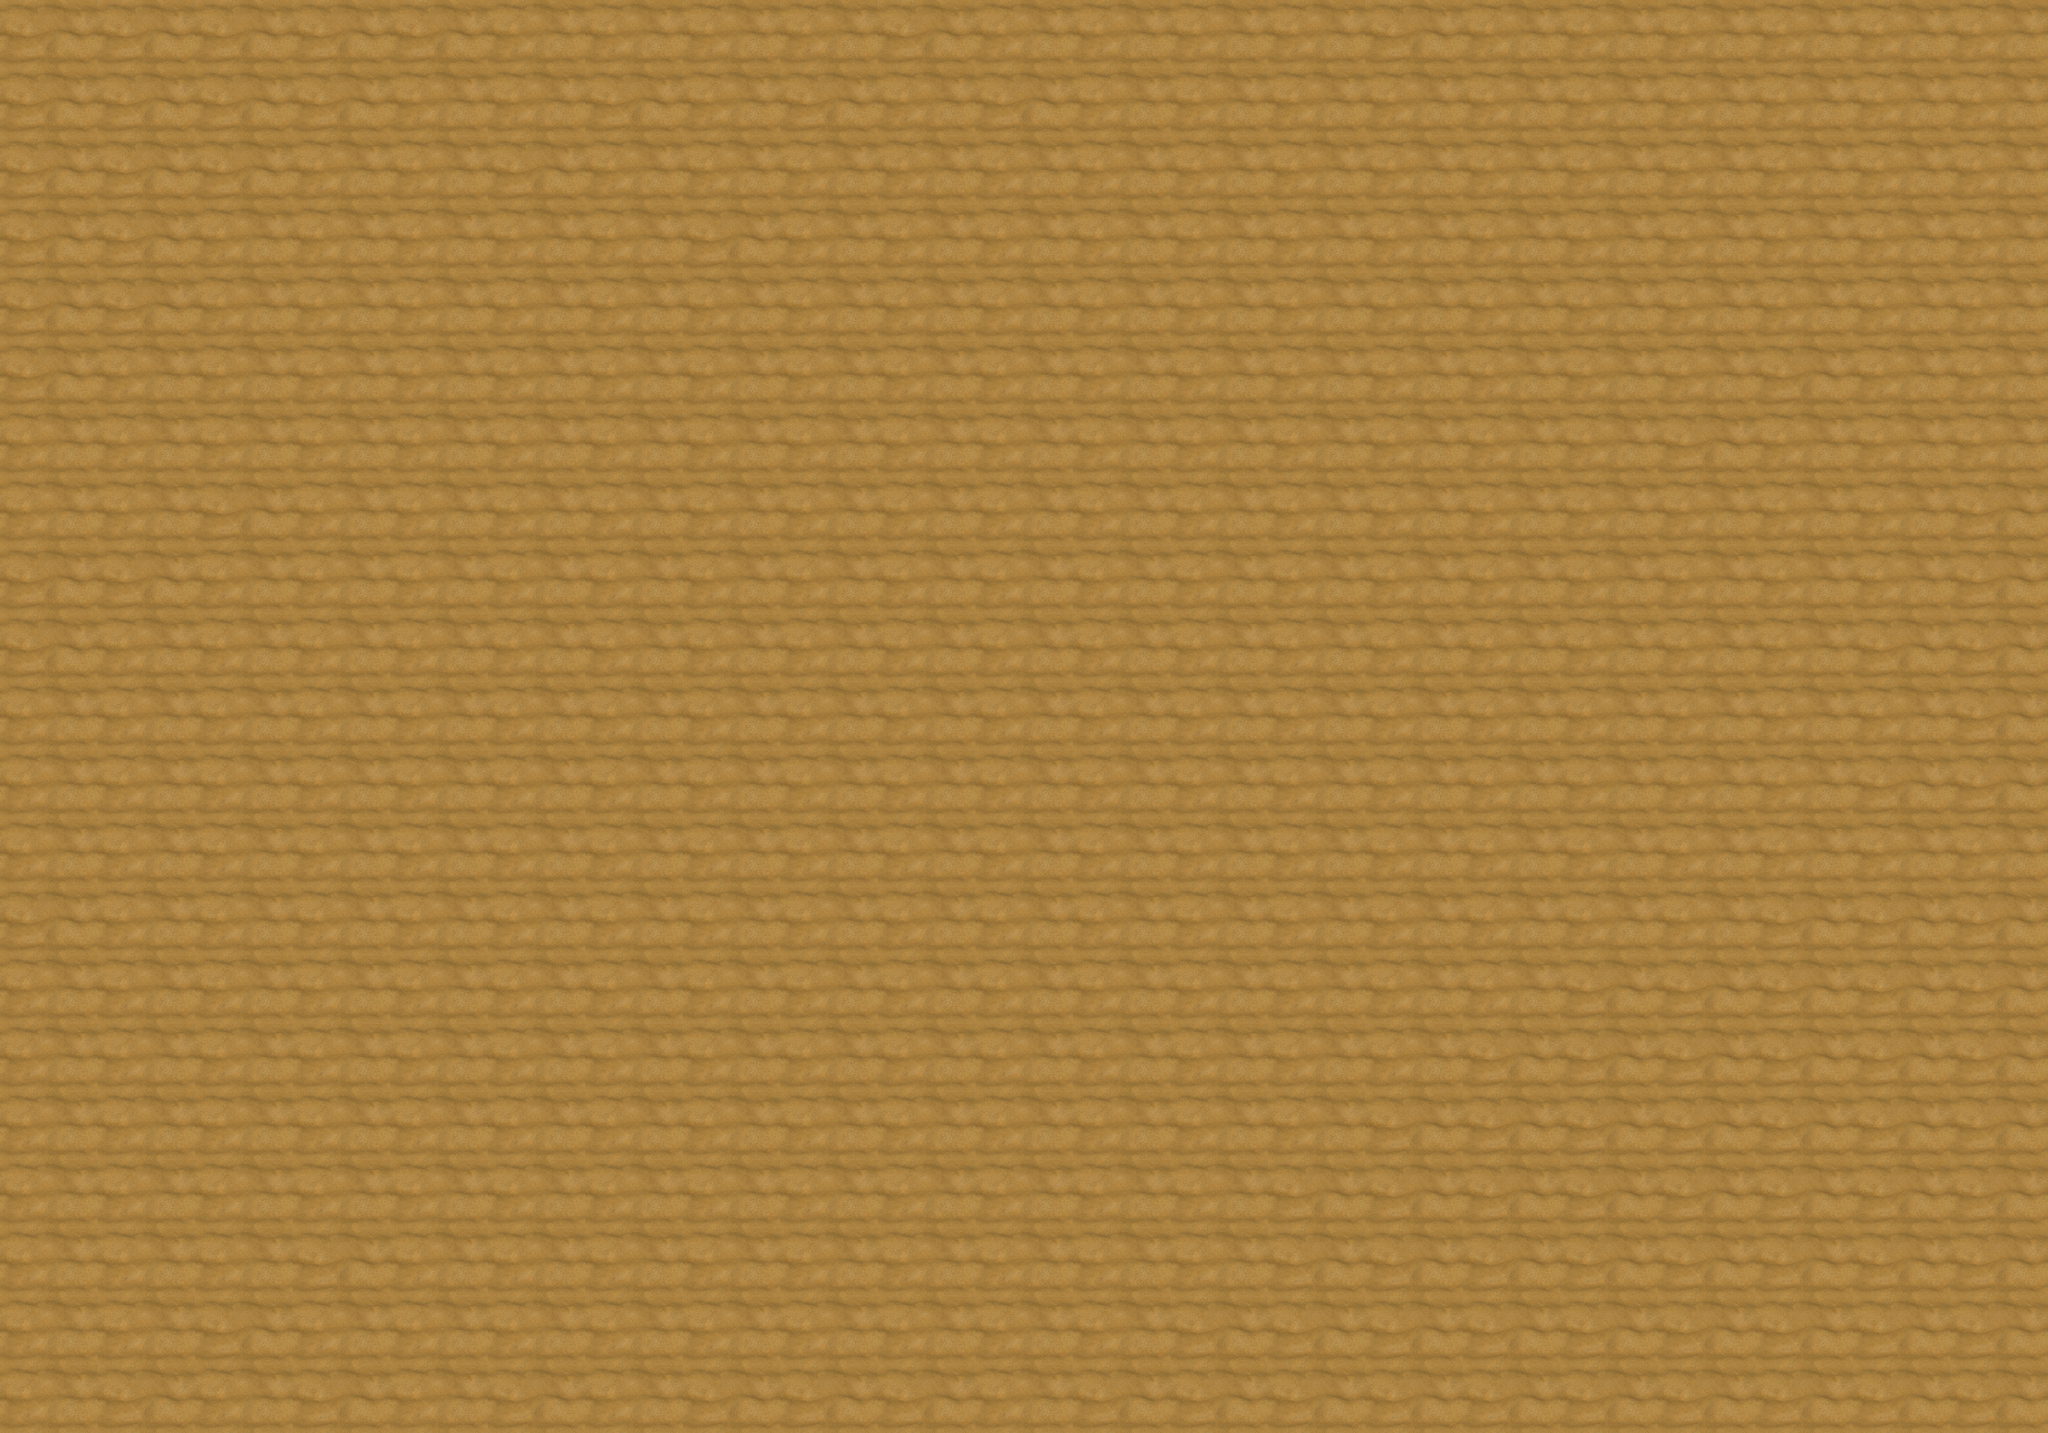

This game map was drawn from its Tiled (.tmx) file and the tilesets committed beside it. A one-line description and the trimmed map source follow:
An orthogonal 21x21 tile map with 400x280 px tiles, 1 tile layer (layer1).

<map version="1.0" orientation="orthogonal" width="21" height="21" tilewidth="400" tileheight="280">
 <tileset firstgid="1" name="grounds_800x840" tilewidth="400" tileheight="280">
  <image source="grounds_800x840.png" width="800" height="840" />
 </tileset>
 <layer name="layer1" width="21" height="21">
  <data>[441 cells, 441 non-empty, 2 distinct tile ids]</data>
 </layer>
</map>
